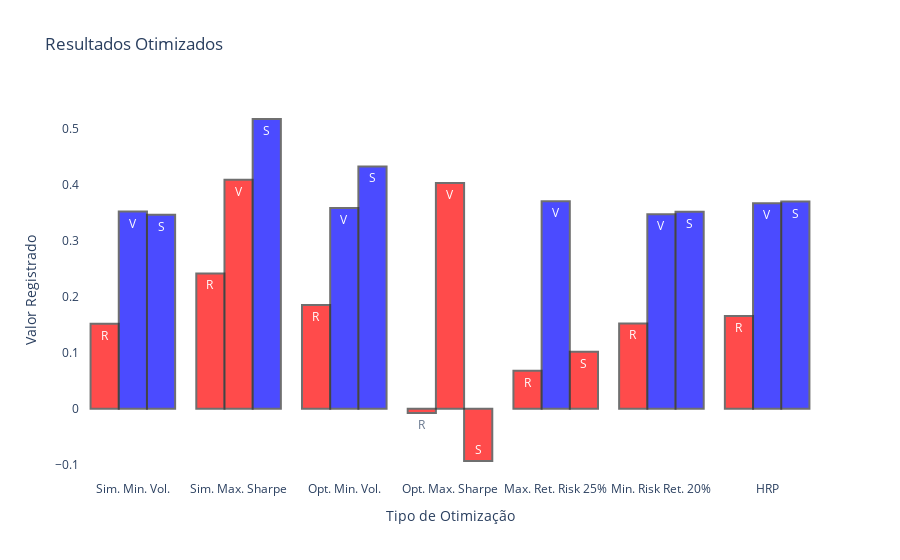

The notebook cell saved with this chart:
### Markdown cell above
## Comparação Entre as Otimizações

### Code cell
rets = Portfolio.all_rets()[4:]
vols = Portfolio.all_vols()[4:]
sharpes = Portfolio.all_sindex()[4:]

ret_cores = map(
    lambda r: 'red' if r < acoes_fut.portfolio_return() else 'blue',
    rets
)

vol_cores = map(
    lambda v: 'blue' if v < acoes_fut.volatility() else 'red',
    vols
)

sharpe_cores = map(
    lambda s: 'red' if s < acoes_fut.s_index(selic_a_fut) else 'blue',
    sharpes
)

colors = {
    'rets': list(ret_cores),
    'vols': list(vol_cores),
    'sharpes': list(sharpe_cores)
}

# como a imagem do plotly não é renderizada no github,
# insiro o png da mesma
aux.plot_opt_comparisons(rets, vols, sharpes, colors)

### Figure 1 — Plotly figure (JSON) as saved in the notebook; plotly's stock layout.template omitted (floating-point values rounded to 4 significant figures)
{"data": [{"hoverinfo": "text+y", "marker": {"color": ["red", "red", "red", "red", "red", "red", "red"], "line": {"color": "#333", "width": 2}}, "opacity": 0.7, "showlegend": false, "text": "R", "type": "bar", "x": ["Sim. Min. Vol.", "Sim. Max. Sharpe", "Opt. Min. Vol.", "Opt. Max. Sharpe", "Max. Ret. Risk 25%", "Min. Risk Ret. 20%", "HRP"], "y": [0.1522, 0.2418, 0.1853, -0.007581, 0.06786, 0.1525, 0.1659]}, {"hoverinfo": "text+y", "marker": {"color": ["blue", "red", "blue", "red", "blue", "blue", "blue"], "line": {"color": "#333", "width": 2}}, "opacity": 0.7, "showlegend": false, "text": "V", "type": "bar", "x": ["Sim. Min. Vol.", "Sim. Max. Sharpe", "Opt. Min. Vol.", "Opt. Max. Sharpe", "Max. Ret. Risk 25%", "Min. Risk Ret. 20%", "HRP"], "y": [0.3524, 0.4091, 0.3587, 0.4032, 0.3706, 0.3478, 0.3671]}, {"hoverinfo": "text+y", "marker": {"color": ["blue", "blue", "blue", "red", "red", "blue", "blue"], "line": {"color": "#333", "width": 2}}, "opacity": 0.7, "showlegend": false, "text": "S", "type": "bar", "x": ["Sim. Min. Vol.", "Sim. Max. Sharpe", "Opt. Min. Vol.", "Opt. Max. Sharpe", "Max. Ret. Risk 25%", "Min. Risk Ret. 20%", "HRP"], "y": [0.3466, 0.5177, 0.4329, -0.0932, 0.1021, 0.3522, 0.3703]}], "layout": {"hoverdistance": 100, "plot_bgcolor": "#FFF", "title": {"text": "Resultados Otimizados"}, "xaxis": {"showgrid": false, "title": {"text": "Tipo de Otimização"}}, "yaxis": {"showgrid": false, "title": {"text": "Valor Registrado"}}}}
